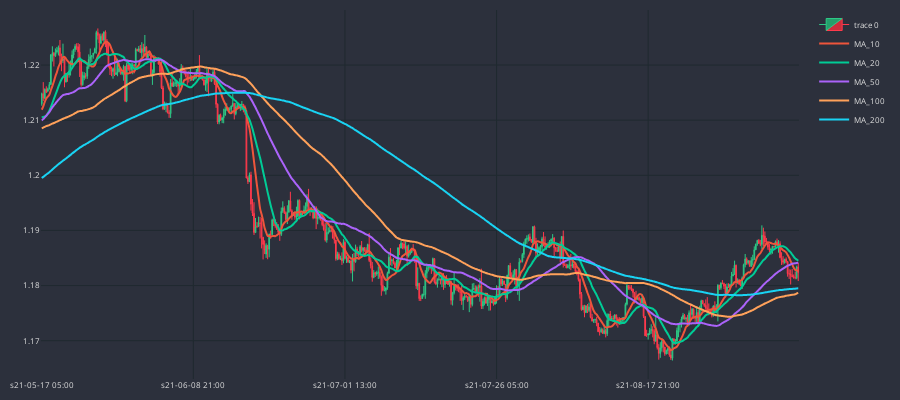

This figure's notebook cell:
### Code cell
cp.show_plot(line_traces=traces)

### Figure 1 — Plotly figure (JSON) as saved in the notebook; plotly's stock layout.template omitted (floating-point values rounded to 4 significant figures; data arrays with more than 128 entries replaced by an {"elided": "..."} marker saying what was removed)
{"data": [{"close": {"elided": "500 float values"}, "decreasing": {"fillcolor": "#CC2E3C", "line": {"color": "#FF3A4C"}}, "high": {"elided": "500 float values"}, "increasing": {"fillcolor": "#24A06B", "line": {"color": "#2EC886"}}, "line": {"width": 1}, "low": {"elided": "500 float values"}, "opacity": 1, "open": {"elided": "500 float values"}, "type": "candlestick", "x": {"elided": "500 str values"}}, {"line": {"shape": "spline", "width": 2}, "name": "MA_10", "type": "scatter", "x": {"elided": "500 str values"}, "y": {"elided": "500 float values"}}, {"line": {"shape": "spline", "width": 2}, "name": "MA_20", "type": "scatter", "x": {"elided": "500 str values"}, "y": {"elided": "500 float values"}}, {"line": {"shape": "spline", "width": 2}, "name": "MA_50", "type": "scatter", "x": {"elided": "500 str values"}, "y": {"elided": "500 float values"}}, {"line": {"shape": "spline", "width": 2}, "name": "MA_100", "type": "scatter", "x": {"elided": "500 str values"}, "y": {"elided": "500 float values"}}, {"line": {"shape": "spline", "width": 2}, "name": "MA_200", "type": "scatter", "x": {"elided": "500 str values"}, "y": {"elided": "500 float values"}}], "layout": {"font": {"color": "#e1e1e1", "size": 8}, "height": 400, "margin": {"b": 10, "l": 10, "r": 10, "t": 10}, "paper_bgcolor": "#2c303c", "plot_bgcolor": "#2c303c", "width": 900, "xaxis": {"gridcolor": "#1f292f", "nticks": 5, "rangeslider": {"visible": false}}, "yaxis": {"gridcolor": "#1f292f"}}}
